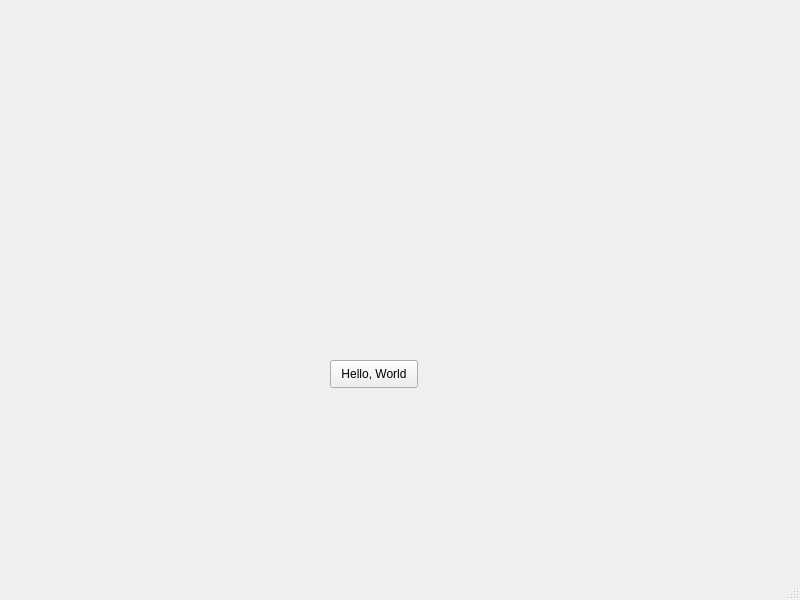
<?xml version="1.0" encoding="UTF-8"?>
<ui version="4.0">
 <class>MainWindow</class>
 <widget class="QMainWindow" name="MainWindow">
  <property name="geometry">
   <rect>
    <x>0</x>
    <y>0</y>
    <width>800</width>
    <height>600</height>
   </rect>
  </property>
  <property name="windowTitle">
   <string>UI Test</string>
  </property>
  <property name="windowIcon">
   <iconset>
    <normaloff>../../assets/icon.png</normaloff>../../assets/icon.png</iconset>
  </property>
  <widget class="QWidget" name="centralwidget">
   <widget class="QPushButton" name="pushButton">
    <property name="geometry">
     <rect>
      <x>330</x>
      <y>360</y>
      <width>88</width>
      <height>28</height>
     </rect>
    </property>
    <property name="text">
     <string>Hello, World</string>
    </property>
   </widget>
  </widget>
  <widget class="QMenuBar" name="menubar">
   <property name="geometry">
    <rect>
     <x>0</x>
     <y>0</y>
     <width>800</width>
     <height>28</height>
    </rect>
   </property>
  </widget>
  <widget class="QStatusBar" name="statusbar"/>
 </widget>
 <resources/>
 <connections/>
</ui>
